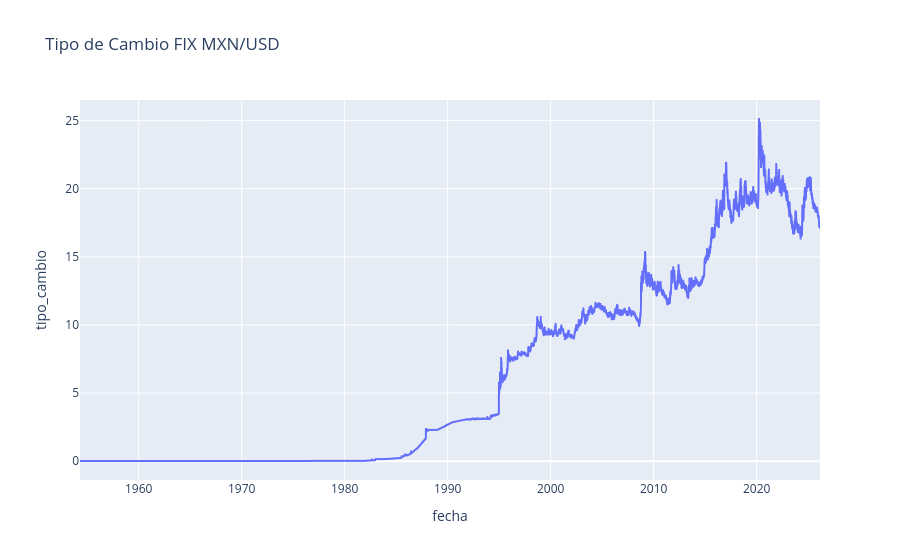

The code cell stored with this chart in its notebook:
### Markdown cell above
## <font color= #003366> **Visualización de la serie de tiempo** </font>

### Code cell
df_plot = df.reset_index()

fig = px.line(
    df_plot,
    x="fecha",
    y="tipo_cambio",
    title="Tipo de Cambio FIX MXN/USD"
)

fig.show()

### Figure 1 — Plotly figure (JSON) as saved in the notebook; plotly's stock layout.template omitted (floating-point values rounded to 4 significant figures; data arrays with more than 128 entries replaced by an {"elided": "..."} marker saying what was removed)
{"data": [{"hovertemplate": "fecha=%{x}<br>tipo_cambio=%{y}<extra></extra>", "legendgroup": "", "line": {"color": "#636efa", "dash": "solid"}, "marker": {"symbol": "circle"}, "mode": "lines", "name": "", "showlegend": false, "x": {"elided": "18249 str values"}, "xaxis": "x", "y": {"elided": "18249 float values"}, "yaxis": "y", "type": "scattergl"}], "layout": {"xaxis": {"anchor": "y", "domain": [0, 1], "title": {"text": "fecha"}}, "yaxis": {"anchor": "x", "domain": [0, 1], "title": {"text": "tipo_cambio"}}, "legend": {"tracegroupgap": 0}, "title": {"text": "Tipo de Cambio FIX MXN/USD"}}}
